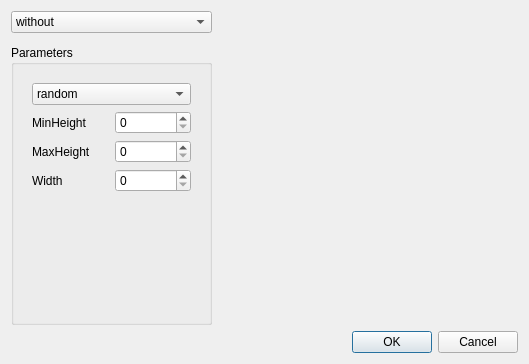
<?xml version="1.0" encoding="UTF-8"?>
<!--
Copyright 2011, 2012 Aurelien Da Campo, Cyprien Huissoud

This file is part of Genecraft-Project.

Genecraft-Project is free software: you can redistribute it and/or modify
it under the terms of the GNU General Public License as published by
the Free Software Foundation, either version 3 of the License, or
(at your option) any later version.

Genecraft-Project is distributed in the hope that it will be useful,
but WITHOUT ANY WARRANTY; without even the implied warranty of
MERCHANTABILITY or FITNESS FOR A PARTICULAR PURPOSE.  See the
GNU General Public License for more details.

You should have received a copy of the GNU General Public License
along with Genecraft-Project.  If not, see <http://www.gnu.org/licenses/>.
-->
<ui version="4.0">
 <class>FloorDialog</class>
 <widget class="QDialog" name="FloorDialog">
  <property name="geometry">
   <rect>
    <x>0</x>
    <y>0</y>
    <width>529</width>
    <height>364</height>
   </rect>
  </property>
  <property name="windowTitle">
   <string>Dialog</string>
  </property>
  <layout class="QGridLayout" name="gridLayout">
   <item row="0" column="1">
    <widget class="QComboBox" name="cmbType">
     <item>
      <property name="text">
       <string>without</string>
      </property>
     </item>
     <item>
      <property name="text">
       <string>flat</string>
      </property>
     </item>
     <item>
      <property name="text">
       <string>boxes</string>
      </property>
     </item>
     <item>
      <property name="text">
       <string>slope</string>
      </property>
     </item>
    </widget>
   </item>
   <item row="2" column="1">
    <widget class="QGroupBox" name="grbFloor">
     <property name="title">
      <string>Parameters</string>
     </property>
     <layout class="QGridLayout" name="gridLayout_4">
      <item row="1" column="0">
       <widget class="QStackedWidget" name="stkParameters">
        <property name="currentIndex">
         <number>1</number>
        </property>
        <widget class="QWidget" name="pgNo">
         <layout class="QVBoxLayout" name="verticalLayout_2">
          <item>
           <widget class="QLabel" name="label">
            <property name="text">
             <string>No parameters</string>
            </property>
           </widget>
          </item>
          <item>
           <spacer name="verticalSpacer">
            <property name="orientation">
             <enum>Qt::Vertical</enum>
            </property>
            <property name="sizeHint" stdset="0">
             <size>
              <width>20</width>
              <height>40</height>
             </size>
            </property>
           </spacer>
          </item>
         </layout>
        </widget>
        <widget class="QWidget" name="pgBoxes">
         <layout class="QGridLayout" name="gridLayout_2">
          <item row="1" column="0">
           <widget class="QLabel" name="label_2">
            <property name="text">
             <string>MinHeight</string>
            </property>
           </widget>
          </item>
          <item row="2" column="0">
           <widget class="QLabel" name="label_3">
            <property name="text">
             <string>MaxHeight</string>
            </property>
           </widget>
          </item>
          <item row="4" column="0" colspan="2">
           <spacer name="verticalSpacer_2">
            <property name="orientation">
             <enum>Qt::Vertical</enum>
            </property>
            <property name="sizeHint" stdset="0">
             <size>
              <width>20</width>
              <height>40</height>
             </size>
            </property>
           </spacer>
          </item>
          <item row="3" column="0">
           <widget class="QLabel" name="label_4">
            <property name="text">
             <string>Width</string>
            </property>
           </widget>
          </item>
          <item row="1" column="1">
           <widget class="QSpinBox" name="spbBMinHeight"/>
          </item>
          <item row="2" column="1">
           <widget class="QSpinBox" name="spbBMaxHeight"/>
          </item>
          <item row="3" column="1">
           <widget class="QSpinBox" name="spbBWidth"/>
          </item>
          <item row="0" column="0" colspan="2">
           <widget class="QComboBox" name="cmbBoxType">
            <item>
             <property name="text">
              <string>random</string>
             </property>
            </item>
            <item>
             <property name="text">
              <string>stairs (up)</string>
             </property>
            </item>
            <item>
             <property name="text">
              <string>stairs (down)</string>
             </property>
            </item>
           </widget>
          </item>
         </layout>
        </widget>
        <widget class="QWidget" name="pgSlope">
         <layout class="QGridLayout" name="gridLayout_3">
          <item row="1" column="1">
           <widget class="QLabel" name="label_5">
            <property name="text">
             <string>Inclinaison</string>
            </property>
           </widget>
          </item>
          <item row="1" column="2">
           <widget class="QSpinBox" name="spbSIncl"/>
          </item>
          <item row="2" column="1" colspan="2">
           <spacer name="verticalSpacer_3">
            <property name="orientation">
             <enum>Qt::Vertical</enum>
            </property>
            <property name="sizeHint" stdset="0">
             <size>
              <width>20</width>
              <height>40</height>
             </size>
            </property>
           </spacer>
          </item>
         </layout>
        </widget>
       </widget>
      </item>
     </layout>
    </widget>
   </item>
   <item row="3" column="1" colspan="2">
    <widget class="QDialogButtonBox" name="buttonBox">
     <property name="orientation">
      <enum>Qt::Horizontal</enum>
     </property>
     <property name="standardButtons">
      <set>QDialogButtonBox::Cancel|QDialogButtonBox::Ok</set>
     </property>
    </widget>
   </item>
   <item row="0" column="2" rowspan="3">
    <widget class="QLabel" name="lblImg">
     <property name="sizePolicy">
      <sizepolicy hsizetype="Fixed" vsizetype="Fixed">
       <horstretch>0</horstretch>
       <verstretch>0</verstretch>
      </sizepolicy>
     </property>
     <property name="minimumSize">
      <size>
       <width>300</width>
       <height>300</height>
      </size>
     </property>
     <property name="maximumSize">
      <size>
       <width>300</width>
       <height>300</height>
      </size>
     </property>
     <property name="text">
      <string/>
     </property>
     <property name="pixmap">
      <pixmap resource="../../../ressources/ressources.qrc">:/img/logos/GeneCraft_logo</pixmap>
     </property>
    </widget>
   </item>
  </layout>
 </widget>
 <resources>
  <include location="../../../ressources/ressources.qrc"/>
 </resources>
 <connections>
  <connection>
   <sender>buttonBox</sender>
   <signal>accepted()</signal>
   <receiver>FloorDialog</receiver>
   <slot>accept()</slot>
   <hints>
    <hint type="sourcelabel">
     <x>248</x>
     <y>254</y>
    </hint>
    <hint type="destinationlabel">
     <x>157</x>
     <y>274</y>
    </hint>
   </hints>
  </connection>
  <connection>
   <sender>buttonBox</sender>
   <signal>rejected()</signal>
   <receiver>FloorDialog</receiver>
   <slot>reject()</slot>
   <hints>
    <hint type="sourcelabel">
     <x>316</x>
     <y>260</y>
    </hint>
    <hint type="destinationlabel">
     <x>286</x>
     <y>274</y>
    </hint>
   </hints>
  </connection>
 </connections>
</ui>
